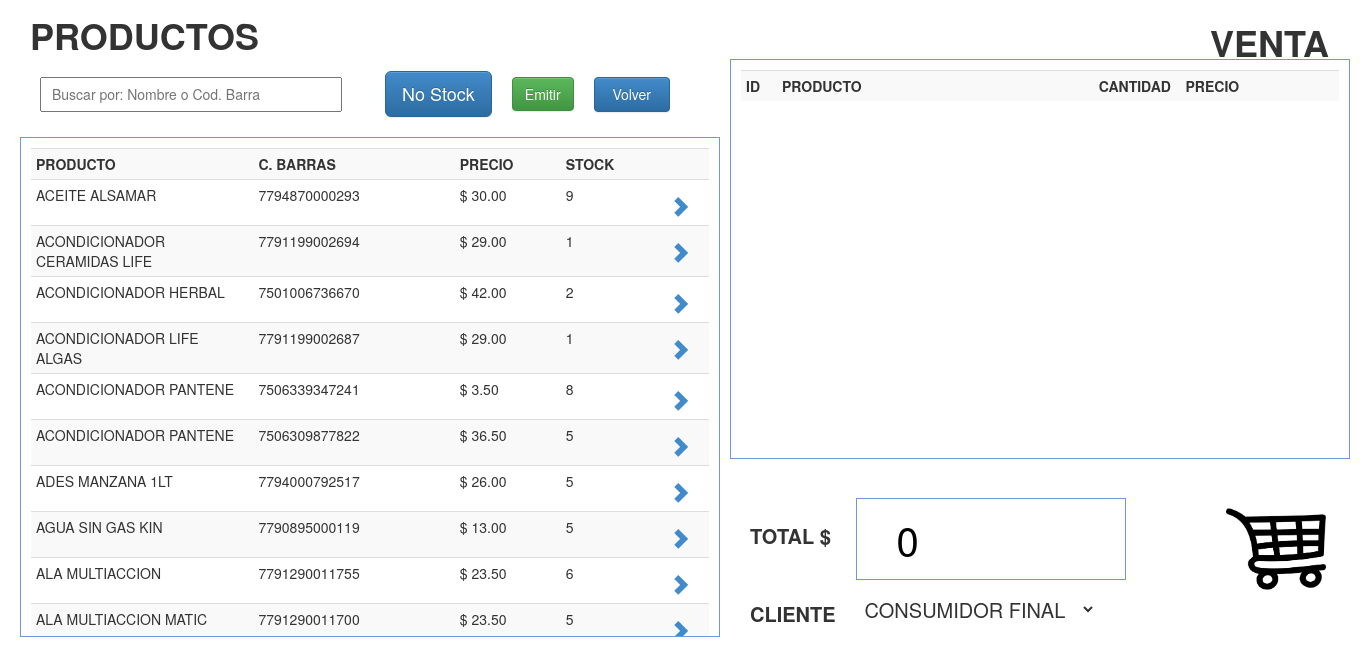
/php/ventas.php (signed in), run on the app's committed database.
### tables this page shows
CREATE TABLE IF NOT EXISTS `productos` (
  `id_prod` int(11) NOT NULL AUTO_INCREMENT,
  `nomb_prod` varchar(100) NOT NULL,
  `cod_barra` varchar(100) NOT NULL,
  `tipo_prod` int(11) NOT NULL,
  `precio_cost` decimal(10,2) NOT NULL,
  `porcentaje_prod` decimal(5,2) NOT NULL,
  `precio_unit` decimal(10,2) NOT NULL,
  `existencia_prod` int(10) NOT NULL,
  `fecha_reg` date NOT NULL,
  `iva_prod` decimal(3,2) NOT NULL,
  PRIMARY KEY (`id_prod`)
);

### php/ventas.php (the view, shortened to what this page needs)
<!DOCTYPE html PUBLIC "-//W3C//DTD XHTML 1.0 Transitional//EN" "http://www.w3.org/TR/xhtml1/DTD/xhtml1-transitional.dtd">
<html xmlns="http://www.w3.org/1999/xhtml">
<head>
<link href="../css/estiloVenta.css" rel="stylesheet">
<link href="../bootstrap/css/bootstrap.css" rel="stylesheet">
<link href="../bootstrap/css/bootstrap.min.css" rel="stylesheet">
<link href="../bootstrap/css/bootstrap-theme.css" rel="stylesheet">
</head>
<body>
    <header><big><strong><font color="#333333">PRODUCTOS</strong></big></header>
    <section>
    <table>
        <tr>
            <td width="335"><input type="text" placeholder="Buscar por: Nombre o Cod. Barra" id="bs-prod" autofocus onKeyPress="enterpressalert(event, this)"; /></td>
            <td width="100"><button id="nuevo-producto" style="margin-left: 30px" class="btn btn-primary btn-lg">No Stock</button></td>
            <td witdh="200"><button id="emitir" style="margin-left: 20px" class="btn btn-success" onclick="javascript:emitir();">Emitir</button></td>
           <td witdh="200"><a id="volver" class="btn btn-primary" href="menu.php">Volver</td>
        </tr>
    </table>
    </section>
    <div class="registros" id="agrega-registros">
        <table id="tablaprod" class="table table-striped table-condensed table-hover">
            <tr>
                <th width="210">PRODUCTO</th>
                <th width="190">C. BARRAS</th>
                <th width="100">PRECIO</th>
                <th width="70">STOCK</th>
                <th width="50"></th>
            </tr>
        <?php
            $registro = mysql_query("SELECT * FROM productos where existencia_prod > 0 ORDER BY nomb_prod ASC");
            while($registro2 = mysql_fetch_array($registro)){
                echo '<tr>
                        <td>'.$registro2['nomb_prod'].'</td>
                        <td>'.$registro2['cod_barra'].'</td>
                        <td>$ '.$registro2['precio_unit'].'</td>
                        <td>'.$registro2['existencia_prod'].'</td>
                        <td><a style="font-size: 20px;" onclick="javascript:agregaVenta('.$registro2['id_prod'].','.$registro2['existencia_prod'].');" class="glyphicon glyphicon-chevron-right"></a> </td>
                    </tr>';
            }
        ?>
        </table>
    </div>
  <header id="venta" ><big><strong><font color="#333333">VENTA</strong></big></header>
    <div class="registros" id="imprimirprod">
        <table id="tablaventa" class="table table-striped table-condensed table-hover">
            <tr>
                <th width="15">ID</th>
                <th width="10"></th>
                <th width="300">PRODUCTO</th>
                <th width="50">CANTIDAD</th>
                <th width="100">PRECIO</th>
                <th width="50"></th>
            </tr>
        </table>
    </div>
    <section id="total">
    <table id="totales">
        <tr>
            <td><label for="totallbl">TOTAL $ </label></td>
            <td width="300"><input type="number" id="totaltxt" name="totaltxt" value="0" step="any" disabled /></td>
            <td><img id="myImg" src="../images/carrito.png" width="100" height="100"></td>
        </tr>
        <tr>
        <td><label for="clientellbl">CLIENTE </label></td>
            <td><select required="required" name="tipo" id="tipo">
            <?php
                $registro = mysql_query("SELECT id_clien, nomb_clien FROM clientes ORDER BY nomb_clien ASC");
                while($registro2 = mysql_fetch_array($registro)){ ?>
                 <option value="<?php echo $registro2['id_clien']?>"><?php echo $registro2['nomb_clien'] ?>  </option>
            <?php }    ?>
            </select></td>
        </tr>
    </table>
    </section>
</body>
</html>

### css/estiloVenta.css (style rules this page uses)
body { margin:0px; font-family:"Trebuchet MS", Arial, Helvetica, sans-serif; min-width:1000px; }
header { margin:auto; padding:10px; font-size:30px; width:500px; margin-top:0px; margin-left: 20px; }
section { margin-left: 20px; margin-top:0px; }
section table tr td input, a { margin-left: 20px; padding: 10px; width:90%; height:35px; outline:none; font-size:14px; }
.registros[id=agrega-registros] { margin-left: 20px; width:700px; height:500px; margin-top:20px; border:1px solid #6F96DF; padding:10px; overflow:auto; cursor: default; }
header[id=venta] { margin:auto; padding:10px; font-size:30px; width:80px; margin-top:-630px; margin-right: 80px; }
.registros[id=imprimirprod] { margin-left: 730px; width:620px; height:400px; margin-top:-20px; border:1px solid #6F96DF; padding:10px; overflow:auto; cursor: default; }
section table[id=totales] { margin-left: 710px; margin-top: 20px; }
section table[id=totales] tr td input { font-size:40px; text-align: left; background: transparent; color: black; border:1px solid #6F96DF; padding:1em; }
section table[id=totales] tr td label { margin-left: 20px; width:90%; outline:none; font-size:20px; }
section table[id=totales] tr td select { margin-left: 20px; margin-top: -10px; margin-bottom: 4px; width:240px; outline:none; font-size:20px; border: none; background-color: transparent; ; padding: 5px; cursor: pointer; }
section table[id=totales] tr td img { margin-left: 100px; max-width: 100%; margin-left: 90px; margin-top: 20px; margin-right: 20px; height: auto; outline:none; -webkit-appearance: none; text-overflow: ellipsis; border-width: 0; box-sizing: border-box; float: left; border: none; }

### data on the page
productos: nomb_prod "ACEITE ALSAMAR", cod_barra "7794870000293", precio_unit "30.00", existencia_prod "9"
productos: nomb_prod "ACONDICIONADOR CERAMIDAS LIFE", cod_barra "7791199002694", precio_unit "29.00", existencia_prod "1"
productos: nomb_prod "ACONDICIONADOR HERBAL", cod_barra "7501006736670", precio_unit "42.00", existencia_prod "2"
productos: nomb_prod "ACONDICIONADOR LIFE ALGAS", cod_barra "7791199002687", precio_unit "29.00", existencia_prod "1"
productos: nomb_prod "ACONDICIONADOR PANTENE", cod_barra "7506339347241", precio_unit "3.50", existencia_prod "8"
productos: nomb_prod "ACONDICIONADOR PANTENE", cod_barra "7506309877822", precio_unit "36.50", existencia_prod "5"
productos: nomb_prod "ADES MANZANA 1LT", cod_barra "7794000792517", precio_unit "26.00", existencia_prod "5"
productos: nomb_prod "AGUA SIN GAS KIN", cod_barra "7790895000119", precio_unit "13.00", existencia_prod "5"
productos: nomb_prod "ALA MULTIACCION", cod_barra "7791290011755", precio_unit "23.50", existencia_prod "6"
productos: nomb_prod "ALA MULTIACCION MATIC", cod_barra "7791290011700", precio_unit "23.50", existencia_prod "5"

### other printed values
form field tipo "CONSUMIDOR FINAL"
